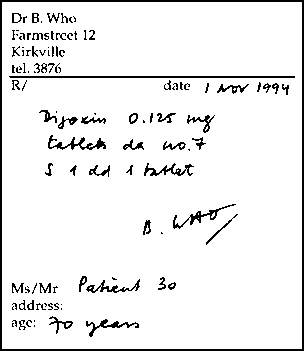
#> input picture backend/document_intelligence/images/0809442d9cd34caab416ca5aaf4862a5.jpg, 304 x 351 px
$ python -i preprocess.py   (imports and definitions only)
#> lines starting #> are read from the running program, lines starting #| are printed output that depends on the picture; after the words box and inside, x2 and y2 are one past the last pixel; in counts of white or black regions, pixels touching at a corner belong together
"""Image preprocessing for prescription OCR (OpenCV).

Full pipeline for messy mobile photos: document detection + perspective
correction -> resize/super-resolution -> grayscale -> deskew -> rotation
correction -> denoise -> brightness normalization -> CLAHE contrast -> sharpen.

Two outputs:
* ``prepare_for_deep_model`` -> natural grayscale (EasyOCR/Paddle/TrOCR/DocTR/
  Vision/Gemini). Deep models are HURT by hard binarization.
* ``prepare_for_classic`` -> adds adaptive thresholding for Tesseract.

Every step is defensive: any failure degrades gracefully and returns the best
image available (or the original path).
"""

from __future__ import annotations

from pathlib import Path

import numpy as np

try:
    import cv2
except Exception:  # pragma: no cover
    cv2 = None  # type: ignore

_MAX_EDGE = 2200
_MIN_EDGE = 1000


def _read(image_path: str) -> "np.ndarray":
    img = cv2.imread(image_path, cv2.IMREAD_COLOR)
    if img is None:
        raise ValueError(f"Could not read image: {image_path}")
    return img


# ---------- geometry: document detection + perspective correction ----------
def _perspective_correct(img: "np.ndarray") -> "np.ndarray":
    """Find the largest 4-point contour (the page) and flatten it."""
    h, w = img.shape[:2]
    gray = cv2.cvtColor(img, cv2.COLOR_BGR2GRAY)
    edged = cv2.Canny(cv2.GaussianBlur(gray, (5, 5), 0), 60, 180)
    edged = cv2.dilate(edged, np.ones((3, 3), np.uint8), iterations=1)
    cnts, _ = cv2.findContours(edged, cv2.RETR_EXTERNAL, cv2.CHAIN_APPROX_SIMPLE)
    if not cnts:
        return img
    biggest = max(cnts, key=cv2.contourArea)
    if cv2.contourArea(biggest) < 0.25 * w * h:  # not a full page; skip
        return img
    peri = cv2.arcLength(biggest, True)
    approx = cv2.approxPolyDP(biggest, 0.02 * peri, True)
    if len(approx) != 4:
        return img
    pts = approx.reshape(4, 2).astype("float32")
    s = pts.sum(axis=1)
    diff = np.diff(pts, axis=1)
    rect = np.array([
        pts[np.argmin(s)], pts[np.argmin(diff)],
        pts[np.argmax(s)], pts[np.argmax(diff)],
    ], dtype="float32")
    (tl, tr, br, bl) = rect
    wA, wB = np.linalg.norm(br - bl), np.linalg.norm(tr - tl)
    hA, hB = np.linalg.norm(tr - br), np.linalg.norm(tl - bl)
    maxW, maxH = int(max(wA, wB)), int(max(hA, hB))
    if maxW < 200 or maxH < 200:
        return img
    dst = np.array([[0, 0], [maxW - 1, 0], [maxW - 1, maxH - 1], [0, maxH - 1]], dtype="float32")
    M = cv2.getPerspectiveTransform(rect, dst)
    return cv2.warpPerspective(img, M, (maxW, maxH))


def _resize_to_band(img: "np.ndarray") -> "np.ndarray":
    h, w = img.shape[:2]
    longest = max(h, w)
    scale = 1.0
    if longest > _MAX_EDGE:
        scale = _MAX_EDGE / longest
    elif longest < _MIN_EDGE:
        scale = _MIN_EDGE / longest
    if scale != 1.0:
        interp = cv2.INTER_AREA if scale < 1 else cv2.INTER_CUBIC
        img = cv2.resize(img, None, fx=scale, fy=scale, interpolation=interp)
    return img


def _super_resolve(img: "np.ndarray") -> "np.ndarray":
    """Use EDSR/FSRCNN if a model file is present, else high-quality cubic 2x."""
    h, w = img.shape[:2]
    if max(h, w) >= _MIN_EDGE:
        return img
    model_dir = Path(__file__).resolve().parent / "sr_models"
    for name, key, scale in [("FSRCNN_x2.pb", "fsrcnn", 2), ("EDSR_x2.pb", "edsr", 2)]:
        mp = model_dir / name
        if mp.exists() and hasattr(cv2, "dnn_superres"):
            try:
                sr = cv2.dnn_superres.DnnSuperResImpl_create()
                sr.readModel(str(mp))
                sr.setModel(key, scale)
                return sr.upsample(img)
            except Exception:  # noqa: BLE001
                break
    return cv2.resize(img, None, fx=2, fy=2, interpolation=cv2.INTER_CUBIC)


# ---------- rotation + skew ----------
def _orientation_correct(gray: "np.ndarray") -> "np.ndarray":
    """Coarse 0/90/180/270 correction using Tesseract OSD if available."""
    try:
        import pytesseract  # type: ignore

        osd = pytesseract.image_to_osd(gray)
        rot = int(next(l for l in osd.splitlines() if "Rotate:" in l).split(":")[1])
        if rot:
            k = {90: cv2.ROTATE_90_CLOCKWISE, 180: cv2.ROTATE_180,
                 270: cv2.ROTATE_90_COUNTERCLOCKWISE}.get(rot)
            if k is not None:
                return cv2.rotate(gray, k)
    except Exception:  # noqa: BLE001
        pass
    return gray


def _deskew(gray: "np.ndarray") -> "np.ndarray":
    inv = cv2.bitwise_not(gray)
    thr = cv2.threshold(inv, 0, 255, cv2.THRESH_BINARY + cv2.THRESH_OTSU)[1]
    coords = np.column_stack(np.where(thr > 0))
    if coords.shape[0] < 50:
        return gray
    angle = cv2.minAreaRect(coords)[-1]
    if angle < -45:
        angle = 90 + angle
    if abs(angle) < 0.5 or abs(angle) > 20:
        return gray
    h, w = gray.shape[:2]
    M = cv2.getRotationMatrix2D((w / 2, h / 2), angle, 1.0)
    return cv2.warpAffine(gray, M, (w, h), flags=cv2.INTER_CUBIC, borderMode=cv2.BORDER_REPLICATE)


# ---------- photometric: denoise, brightness, contrast, sharpen ----------
def _normalize_brightness(gray: "np.ndarray") -> "np.ndarray":
    """Flatten uneven lighting / shadows by dividing out the background."""
    bg = cv2.medianBlur(gray, 41)
    norm = cv2.divide(gray, bg, scale=255)
    return norm


def _enhance(gray: "np.ndarray") -> "np.ndarray":
    den = cv2.fastNlMeansDenoising(gray, None, h=10, templateWindowSize=7, searchWindowSize=21)
    den = _normalize_brightness(den)
    clahe = cv2.createCLAHE(clipLimit=2.5, tileGridSize=(8, 8))
    out = clahe.apply(den)
    # Unsharp mask for crisper strokes.
    blur = cv2.GaussianBlur(out, (0, 0), 3)
    out = cv2.addWeighted(out, 1.5, blur, -0.5, 0)
    return out


def _common(image_path: str) -> "np.ndarray":
    img = _read(image_path)
    img = _perspective_correct(img)
    img = _super_resolve(img)
    img = _resize_to_band(img)
    gray = cv2.cvtColor(img, cv2.COLOR_BGR2GRAY)
    gray = _orientation_correct(gray)
    gray = _deskew(gray)
    gray = _enhance(gray)
    return gray


def prepare_for_deep_model(image_path: str, out_dir: str) -> str:
    if cv2 is None:
        return image_path
    try:
        gray = _common(image_path)
        out = str(Path(out_dir) / (Path(image_path).stem + "_deep.png"))
        cv2.imwrite(out, gray)
        return out
    except Exception:  # noqa: BLE001
        return image_path


def prepare_for_classic(image_path: str, out_dir: str) -> str:
    if cv2 is None:
        return image_path
    try:
        gray = _common(image_path)
#> in _read, img is the input picture: shape (351, 304, 3); 93.1% white; 113 black regions (56 under 20 px), largest, box (x1, y1, x2, y2) and area: (0, 0, 304, 351) 2604, (9, 76, 295, 78) 571, (48, 135, 106, 150) 291
#> in _perspective_correct, `edged = cv2.Canny(cv2.GaussianBlur(gray, (5, 5), 0), 60, 180)`:
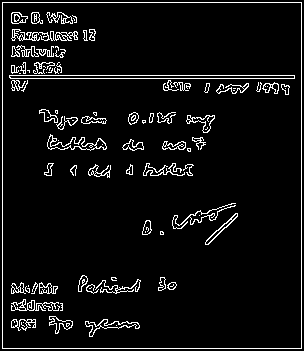
#> edged: shape (351, 304); 6% white in thin lines or dots
#> in _perspective_correct, `edged = cv2.dilate(edged, np.ones((3, 3), np.uint8), iterations=1)`:
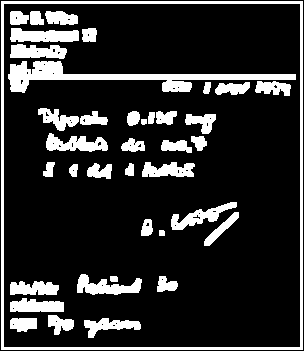
#> edged: shape (351, 304); 17.3% white; 39 white regions, largest, box (x1, y1, x2, y2) and area: (1, 1, 303, 350) 3870, (8, 61, 296, 93) 2809, (10, 28, 79, 42) 768
#> in _perspective_correct, `cnts, _ = cv2.findContours(edged, cv2.RETR_EXTERNAL, cv2.CHAIN_APPROX_..`: cnts = [[[1, 1], [1, 349], [302, 349], [302, 1]]]
#> in _perspective_correct, `biggest = max(cnts, key=cv2.contourArea)`: biggest = [[1, 1], [1, 349], [302, 349], [302, 1]]
#> in _perspective_correct, `peri = cv2.arcLength(biggest, True)`: peri = 1298
#> in _perspective_correct, `approx = cv2.approxPolyDP(biggest, 0.02 * peri, True)`: approx = [[1, 1], [1, 349], [302, 349], [302, 1]]
#> in _perspective_correct, `s = pts.sum(axis=1)`: s = [2, 350, 651, 303]
#> in _perspective_correct, `diff = np.diff(pts, axis=1)`: diff = [0, 348, 47, -301]
#> in _perspective_correct, `rect = np.array([ pts[np.argmin(s)], pts[np.argmin(diff)], pts[np.argm..`: rect = [[1, 1], [302, 1], [302, 349], [1, 349]]
#> in _perspective_correct, `(tl, tr, br, bl) = rect`: tl = [1, 1]; tr = [302, 1]; br = [302, 349]; bl = [1, 349]
#> in _perspective_correct, `wA, wB = np.linalg.norm(br - bl), np.linalg.norm(tr - tl)`: wA = 301
#> in _perspective_correct, `hA, hB = np.linalg.norm(tr - br), np.linalg.norm(tl - bl)`: hA = 348
#> in _perspective_correct, `maxW, maxH = int(max(wA, wB)), int(max(hA, hB))`: maxW = 301; maxH = 348
#> in _perspective_correct, `dst = np.array([[0, 0], [maxW - 1, 0], [maxW - 1, maxH - 1], [0, maxH ..`: dst = [[0, 0], [300, 0], [300, 347], [0, 347]]
#> in _perspective_correct, `M = cv2.getPerspectiveTransform(rect, dst)`: M = [[0.997, -7.31e-20, -0.997], [0, 0.997, -0.997], [8.5e-20, 0, 1]]
#> in _perspective_correct, `return cv2.warpPerspective(img, M, (maxW, maxH))`:
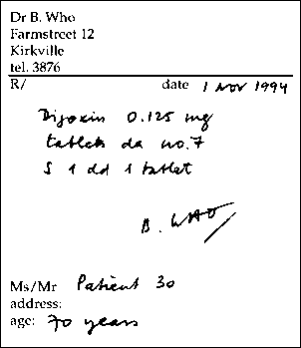
#> returned value: shape (348, 301, 3); min 0, max 255, mean 240.4
#> in _super_resolve, `return cv2.resize(img, None, fx=2, fy=2, interpolation=cv2.INTER_CUBIC)`:
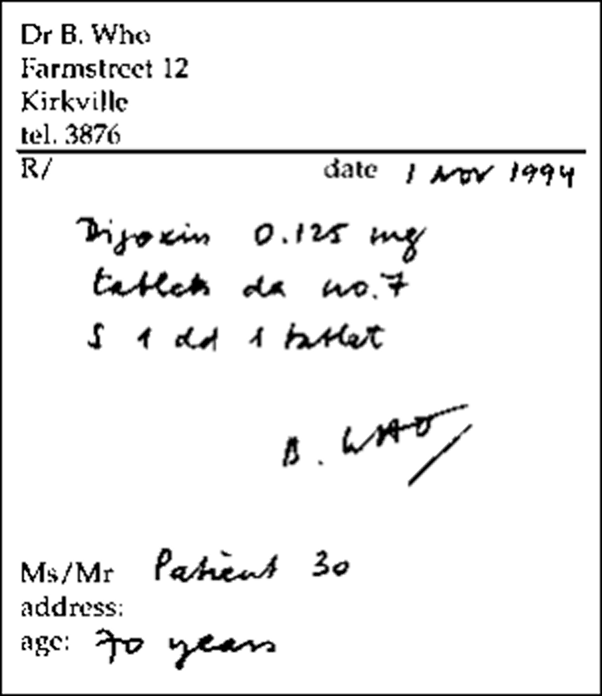
#> returned value: shape (696, 602, 3); min 0, max 255, mean 240.1
        thr = cv2.adaptiveThreshold(
            gray, 255, cv2.ADAPTIVE_THRESH_GAUSSIAN_C, cv2.THRESH_BINARY, 31, 11
        )
        out = str(Path(out_dir) / (Path(image_path).stem + "_classic.png"))
        cv2.imwrite(out, thr)
        return out
    except Exception:  # noqa: BLE001
        return image_path

#> (the run stopped early here; a loop or call above may not have finished)
